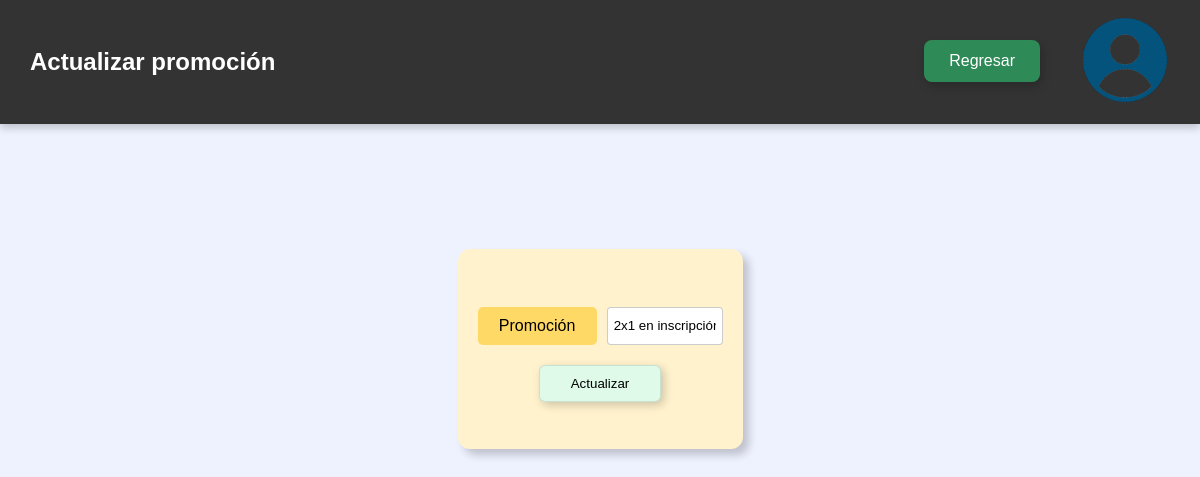
Before: /datos/promocion.php?id=2 (signed in) with the older database file.
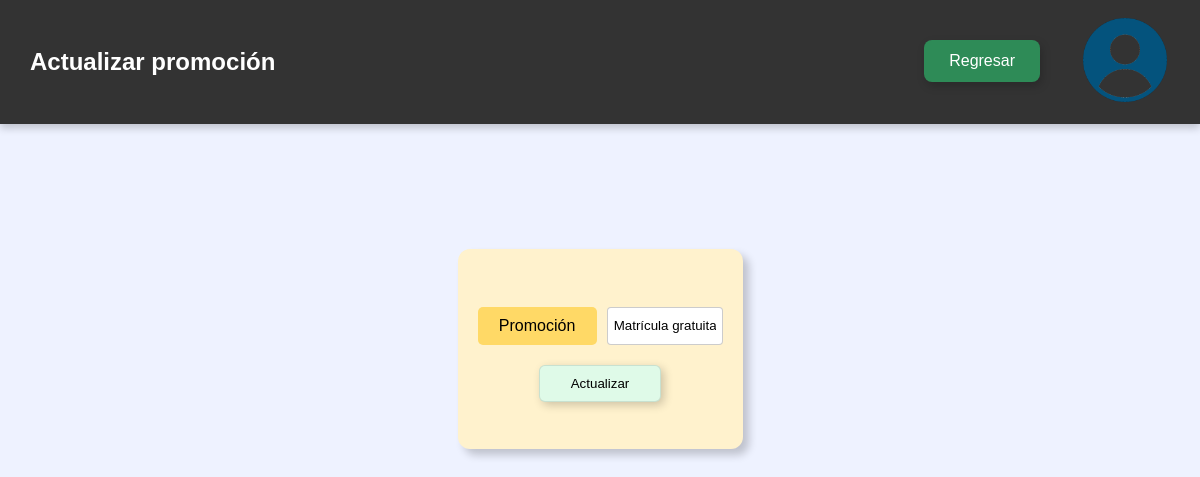
After: the same page with the newer database file.
### tables this page shows
CREATE TABLE promocion (
    id INT NOT NULL PRIMARY KEY AUTO_INCREMENT,
    descripcion VARCHAR(50) NOT NULL
);

### datos/promocion.php (the view, shortened to what this page needs)
<?php
$pdo = Conexion::connection();
$id = $_GET['id'];
$stmt = $pdo->prepare("SELECT * FROM promocion WHERE id = :id");
$stmt->execute(['id' => $id]);
$promocion = $stmt->fetch(PDO::FETCH_ASSOC);
?>
<!DOCTYPE html>
<html lang="es">
<head>
    <link rel="stylesheet" href="../css/header.css">
    <link rel="stylesheet" href="../css/general.css">
</head>
<body>
    <header>
        <h1>Actualizar promoción</h1>
        <a href="../Datos.php" class="botonInicio">Regresar</a>
        <a href="../usuario.php"><img src="../img/usuario.png" alt="Perfil"></a>
    </header>
    <div class="container">
        <main>
            <form action="../php/datos/acciones/actualizar_dato.php" method="POST">
                <div class="form-group">
                    <label for="descripcion">Promoción</label>
                    <input type="text" id="descripcion" name="descripcion" value="<?php echo htmlspecialchars($promocion['descripcion']); ?>" required>
                </div>
                <button type="submit" class="submit-btn">Actualizar</button>
            </form>
        </main>
    </div>
</body>
</html>

### css/header.css (style rules this page uses)
* { padding: 0; margin: 0; box-sizing: border-box; }
html { font-family: 'Poppins', sans-serif; background-color: #eef2ff; }
header { background-color: #333; color: #fff; padding: 15px 30px; text-align: center; display: flex; justify-content: space-between; align-items: center; box-shadow: 0px 4px 8px rgba(0, 0, 0, 0.2); transition: background-color 0.3s ease; }
header img { width: 90px; height: auto; transition: all 0.2s ease-in-out; }
header h1 { font-size: 24px; font-weight: bold; }
main { display: flex; justify-content: center; padding: 20px; }
.botonInicio { position: absolute; top: 40px; right: 160px; padding: 12px 25px; font-size: 16px; color: #fff; background-color: #2e8b57; border: none; border-radius: 8px; text-decoration: none; box-shadow: 2px 4px 10px rgba(0, 0, 0, 0.2); transition: background-color 0.3s ease, transform 0.3s ease; }

### css/general.css (style rules this page uses)
.container { display: flex; justify-content: center; margin: 125px; }
main { display: flex; flex-direction: column; align-items: center; justify-content: center; gap: 20px; background-color: #fff2cd; height: 200px; width: 30%; border-radius: 12px; box-shadow: 6px 6px 8px rgba(0, 0, 0, 0.2); animation: inicio 1s normal; }
form { display: flex; flex-direction: column; align-items: center; gap: 10px; }
.form-group { display: flex; justify-content: space-between; margin: 10px 0; width: 100%; }
.form-group label { width: 100%; text-align: center; margin-right: 10px; background-color: #ffd966; padding: 10px; border-radius: 5px; }
form input { padding: 6px; border: 1px solid rgb(0, 0, 0, 0.2); border-radius: 4px; width: 100%; outline: none; transition: .3s; }
form button[type="submit"] { width: 50%; padding: 10px; border-radius: 6px; border: 1px solid rgb(0, 0, 0, 0.1); background-color: #dffae8; box-shadow: 3px 3px 10px rgb(0, 0, 0, 0.2); transition: .5s; outline: none; }

Changed rows visible on the page:
changed promocion: descripcion "2x1 en inscripción" → "Matrícula gratuita"
